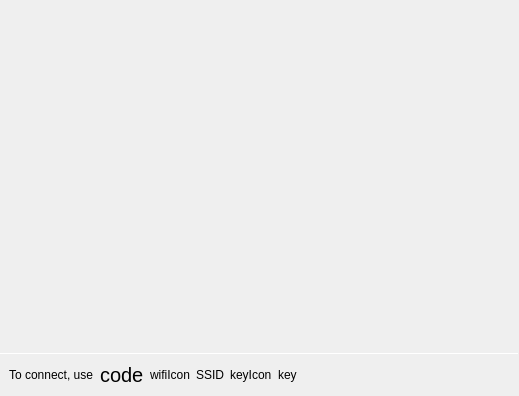
<?xml version="1.0" encoding="UTF-8"?>
<ui version="4.0">
 <class>EventModeShow</class>
 <widget class="QDialog" name="EventModeShow">
  <property name="geometry">
   <rect>
    <x>0</x>
    <y>0</y>
    <width>519</width>
    <height>396</height>
   </rect>
  </property>
  <property name="windowTitle">
   <string>Dialog</string>
  </property>
  <layout class="QVBoxLayout" name="verticalLayout">
   <property name="spacing">
    <number>0</number>
   </property>
   <property name="leftMargin">
    <number>0</number>
   </property>
   <property name="topMargin">
    <number>0</number>
   </property>
   <property name="rightMargin">
    <number>0</number>
   </property>
   <property name="bottomMargin">
    <number>0</number>
   </property>
   <item>
    <spacer name="heightSpacing">
     <property name="orientation">
      <enum>Qt::Vertical</enum>
     </property>
     <property name="sizeHint" stdset="0">
      <size>
       <width>20</width>
       <height>40</height>
      </size>
     </property>
    </spacer>
   </item>
   <item>
    <widget class="Line" name="line">
     <property name="maximumSize">
      <size>
       <width>16777215</width>
       <height>1</height>
      </size>
     </property>
     <property name="orientation">
      <enum>Qt::Horizontal</enum>
     </property>
    </widget>
   </item>
   <item>
    <widget class="QFrame" name="frame">
     <property name="autoFillBackground">
      <bool>true</bool>
     </property>
     <property name="frameShape">
      <enum>QFrame::NoFrame</enum>
     </property>
     <property name="frameShadow">
      <enum>QFrame::Raised</enum>
     </property>
     <layout class="QHBoxLayout" name="horizontalLayout_3">
      <property name="spacing">
       <number>0</number>
      </property>
      <property name="leftMargin">
       <number>0</number>
      </property>
      <property name="topMargin">
       <number>0</number>
      </property>
      <property name="rightMargin">
       <number>0</number>
      </property>
      <property name="bottomMargin">
       <number>0</number>
      </property>
      <item>
       <layout class="QHBoxLayout" name="horizontalLayout">
        <property name="spacing">
         <number>6</number>
        </property>
        <property name="leftMargin">
         <number>9</number>
        </property>
        <property name="topMargin">
         <number>9</number>
        </property>
        <property name="rightMargin">
         <number>9</number>
        </property>
        <property name="bottomMargin">
         <number>9</number>
        </property>
        <item>
         <widget class="QLabel" name="label_2">
          <property name="text">
           <string>To connect, use</string>
          </property>
         </widget>
        </item>
        <item>
         <widget class="QLabel" name="code">
          <property name="font">
           <font>
            <pointsize>15</pointsize>
           </font>
          </property>
          <property name="text">
           <string notr="true">code</string>
          </property>
         </widget>
        </item>
        <item>
         <widget class="QFrame" name="internetDetails">
          <property name="frameShape">
           <enum>QFrame::NoFrame</enum>
          </property>
          <property name="frameShadow">
           <enum>QFrame::Raised</enum>
          </property>
          <layout class="QHBoxLayout" name="horizontalLayout_2">
           <property name="leftMargin">
            <number>0</number>
           </property>
           <property name="topMargin">
            <number>0</number>
           </property>
           <property name="rightMargin">
            <number>0</number>
           </property>
           <property name="bottomMargin">
            <number>0</number>
           </property>
           <item>
            <widget class="QLabel" name="wifiIcon">
             <property name="text">
              <string notr="true">wifiIcon</string>
             </property>
            </widget>
           </item>
           <item>
            <widget class="QLabel" name="ssid">
             <property name="text">
              <string notr="true">SSID</string>
             </property>
            </widget>
           </item>
           <item>
            <widget class="QLabel" name="keyIcon">
             <property name="text">
              <string notr="true">keyIcon</string>
             </property>
            </widget>
           </item>
           <item>
            <widget class="QLabel" name="key">
             <property name="text">
              <string notr="true">key</string>
             </property>
            </widget>
           </item>
          </layout>
         </widget>
        </item>
        <item>
         <spacer name="horizontalSpacer">
          <property name="orientation">
           <enum>Qt::Horizontal</enum>
          </property>
          <property name="sizeHint" stdset="0">
           <size>
            <width>40</width>
            <height>20</height>
           </size>
          </property>
         </spacer>
        </item>
       </layout>
      </item>
      <item>
       <layout class="QHBoxLayout" name="profileLayout"/>
      </item>
     </layout>
    </widget>
   </item>
  </layout>
 </widget>
 <resources/>
 <connections/>
</ui>
